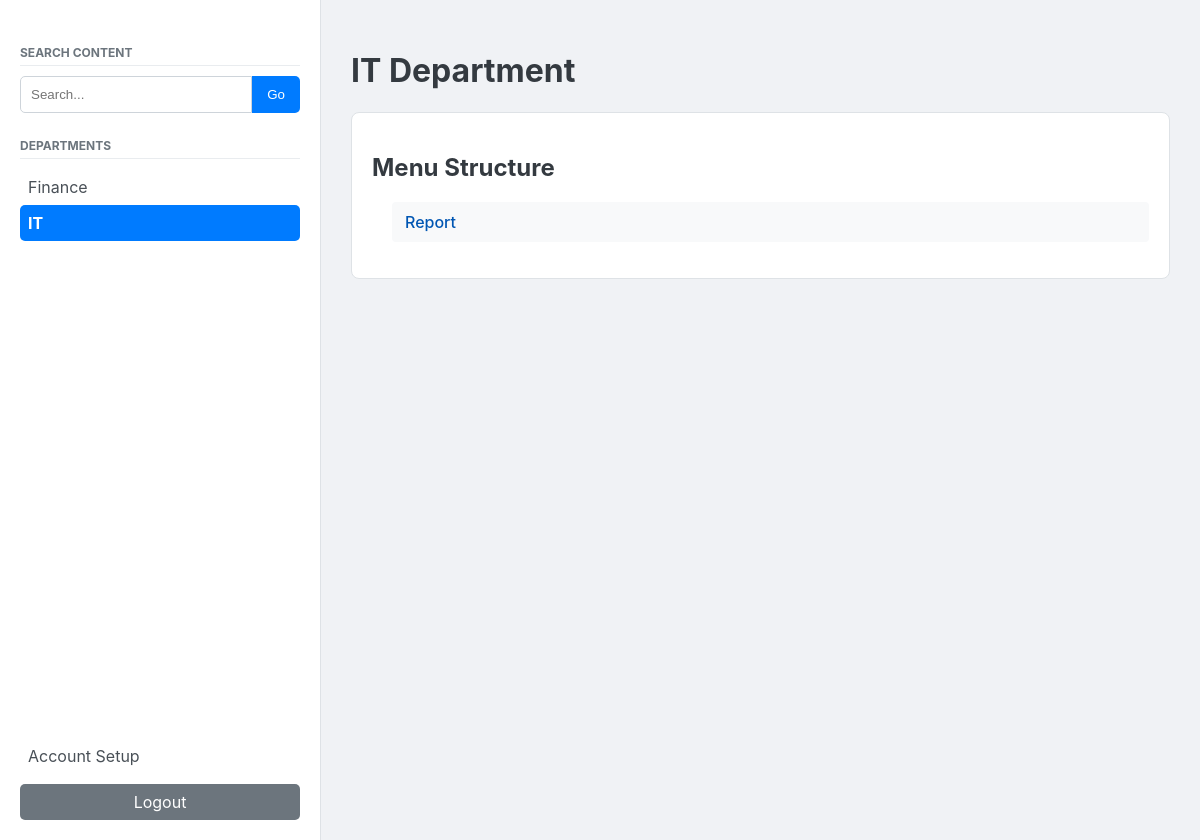
The app's page /department/IT (signed in) with its own data.
### database.py (models this page shows)
class Department(db.Model):
    id = db.Column(db.Integer, primary_key=True)
    name = db.Column(db.String(100), unique=True, nullable=False)
    active = db.Column(db.Boolean, default=True, nullable=False)
    users = relationship("User", back_populates="department")
    menus = relationship("Menu", back_populates="department", cascade="all, delete-orphan")

class Menu(db.Model):
    __tablename__ = 'menu'
    id = db.Column(db.Integer, primary_key=True)
    name = db.Column(db.String(150), nullable=False)
    active = db.Column(db.Boolean, default=True, nullable=False)
    parent_id = db.Column(db.Integer, db.ForeignKey('menu.id'))
    department_id = db.Column(db.Integer, db.ForeignKey('department.id'), nullable=False)
    department = relationship("Department", back_populates="menus")
    parent = relationship('Menu', remote_side=[id], back_populates='children')
    children = relationship('Menu', back_populates='parent', cascade="all, delete-orphan")
    posts = relationship("Post", back_populates="menu", cascade="all, delete-orphan")

### app.py (the view, shortened to what this page needs)
@app.route('/department/<string:department_name>', methods=['GET', 'POST'])
def department_dashboard(department_name):
    user, is_super_admin = get_current_user_and_permissions()
    if not user: return redirect(url_for('login'))
    department = Department.query.filter_by(name=department_name).first()
    if not department:
        flash(f"Department '{department_name}' not found.", 'danger'); return redirect(url_for('admin_panel') if is_super_admin else url_for('login'))
    can_edit = can_user_edit_department(user, department, is_super_admin)
    if not department.active and not is_super_admin:
        flash(f"'{department.name}' is inactive.", 'info'); return redirect(url_for('department_dashboard', department_name=user.department.name))
    visible_departments = Department.query.order_by(Department.name).all() if is_super_admin else Department.query.filter_by(active=True).order_by(Department.name).all()
    top_level_menus = Menu.query.filter_by(department_id=department.id, parent_id=None).order_by(Menu.name).all()
    return render_template('department_dashboard.html', department=department, top_level_menus=top_level_menus, flat_menu_list=get_flat_menu_list(top_level_menus),
                           can_edit=can_edit, is_super_admin=is_super_admin, all_departments=visible_departments, user=user)

### app.py (called while the page is built)
def get_current_user_and_permissions():
    if 'user_id' not in session: return None, False
    user = db.session.get(User, session['user_id'])
    is_super_admin = user.role == 'superadmin' if user else False
    return user, is_super_admin

def can_user_edit_department(user, department, is_super_admin):
    if not user: return False
    return is_super_admin or (user.role == 'admin' and department and user.department_id == department.id)

def get_flat_menu_list(menus):
    flat_list = []
    def _flatten(menu_list, depth=0):
        for item in menu_list:
            indented_name = '—' * depth + ' ' + item.name if depth > 0 else item.name
            flat_list.append({'id': item.id, 'name': indented_name})
            if item.children: _flatten(item.children, depth + 1)
    _flatten(menus)
    return flat_list

### templates/department_dashboard.html (shortened to what this page needs)
<!DOCTYPE html>
<html lang="en">
<head>
</head>
<body>
    <div class="flex-container">
        <div class="sidebar">
            <div class="sidebar-nav">
                <h3 class="nav-header">Search Content</h3>
                <form action="{{ url_for('search') }}" method="get" style="display: flex;">
                    <input type="search" name="query" placeholder="Search..." required style="flex-grow:1; border-top-right-radius: 0; border-bottom-right-radius: 0;">
                    <button type="submit" style="border-top-left-radius: 0; border-bottom-left-radius: 0;">Go</button>
                </form>
                <h3 class="nav-header">Departments</h3>
                {% for dept in all_departments %}
                    <a href="{{ url_for('department_dashboard', department_name=dept.name) }}" class="sidebar-link {% if dept.name == department.name %}active{% endif %}">
                        {{ dept.name }}
                    </a>
                {% endfor %}
            </div>
            <div>
                <a href="{{ url_for('setup_page') }}" class="sidebar-link">Account Setup</a>
                <a href="{{ url_for('logout') }}" class="sidebar-link" style="margin-top: 10px; background-color: #6c757d; color: white; text-align:center;">Logout</a>
            </div>
        </div>
        <div class="main-content">
            <h1>{{ department.name }} Department</h1>
            <div class="container">
                <h2>Menu Structure</h2>
                {% macro render_menu_tree(menu_items) %}
                <ul>
                    {% for item in menu_items %}
                        {% if item.active or can_edit %}
                        <li class="menu-item {% if not item.active %}inactive{% endif %} {% if item.children %}has-children{% endif %}">
                            <div>
                                <span>
                                    <a href="{{ url_for('menu_content_page', department_name=department.name, menu_id=item.id) }}">{{ item.name }}</a>
                                </span>
                            </div>
                        </li>
                        {% endif %}
                    {% endfor %}
                </ul>
                {% endmacro %}
                {% if top_level_menus %}
                    {{ render_menu_tree(top_level_menus) }}
                {% else %}
                    <p>No menus have been created for this department yet.</p>
                {% endif %}
            </div>
        </div>
    </div>
</body>
</html>

### templates/department_dashboard.html (style rules this page uses)
body { font-family: -apple-system, BlinkMacSystemFont, "Segoe UI", Roboto, "Helvetica Neue", Arial, sans-serif; background-color: #f0f2f5; margin: 0; }
.flex-container { display: flex; }
.sidebar { width: 280px; border-right: 1px solid #dee2e6; padding: 20px; height: 100vh; position: sticky; top: 0; background-color: #ffffff; display:flex; flex-direction: column; }
.sidebar-nav { flex-grow: 1; overflow-y: auto; }
.main-content { flex-grow: 1; padding: 30px; }
.container { border: 1px solid #dee2e6; padding: 20px; margin-bottom: 25px; border-radius: 8px; background: white; }
h1, h2 { color: #343a40; }
button, .button, .button-sm { padding: 10px 15px; background-color: #007bff; color: white; border: none; border-radius: 5px; cursor: pointer; font-weight: 500; }
ul { list-style-type: none; padding-left: 20px; }
.menu-item { background: #f8f9fa; padding: 10px; border-left: 3px solid transparent; margin-top: 5px; border-radius: 4px; }
.menu-item > div { display: flex; justify-content: space-between; align-items: center; }
.menu-item > div > span > a { font-weight: 500; text-decoration: none; color: #0056b3; }
.nav-header { text-transform: uppercase; font-size: 12px; font-weight: bold; color: #6c757d; margin: 25px 0 10px; padding-bottom: 5px; border-bottom: 1px solid #e9ecef; }
.sidebar-link { text-decoration: none; color: #495057; display: block; padding: 8px; border-radius: 5px; }
.sidebar-link.active { background-color: #007bff; color: white; font-weight: bold; }
input[type="text"], input[type="search"], select { padding: 10px; border-radius: 5px; border: 1px solid #ced4da; }

### records on screen
Department: name "Finance"
Department: name "IT"
Menu: name "Report"
